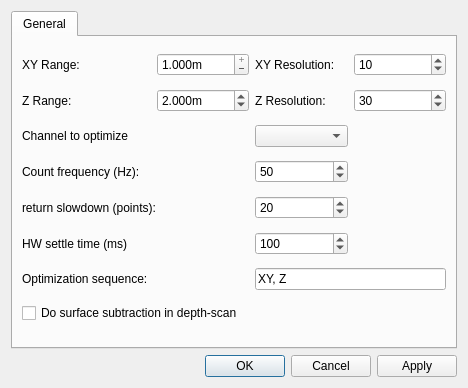
<ui version="4.0">
 <class>SettingsDialog</class>
 <widget class="QDialog" name="SettingsDialog">
  <property name="geometry">
   <rect>
    <x>0</x>
    <y>0</y>
    <width>468</width>
    <height>388</height>
   </rect>
  </property>
  <property name="sizePolicy">
   <sizepolicy hsizetype="Preferred" vsizetype="Preferred">
    <horstretch>0</horstretch>
    <verstretch>0</verstretch>
   </sizepolicy>
  </property>
  <property name="windowTitle">
   <string>qudi: Optimizer - Settings</string>
  </property>
  <layout class="QVBoxLayout" name="verticalLayout">
   <item>
    <widget class="QTabWidget" name="settings_tabWidget">
     <property name="currentIndex">
      <number>0</number>
     </property>
     <widget class="QWidget" name="tab_1">
      <attribute name="title">
       <string>General</string>
      </attribute>
      <layout class="QGridLayout" name="gridLayout">
       <item colspan="2" column="0" row="4">
        <widget class="QLabel" name="return_slow_label">
         <property name="toolTip">
          <string>Resolution (number of steps) in the return scan that occurs between each line of the XY scan.</string>
         </property>
         <property name="text">
          <string>return slowdown (points):</string>
         </property>
        </widget>
       </item>
       <item column="0" row="3">
        <widget class="QLabel" name="count_freq_label">
         <property name="toolTip">
          <string>Frequency at which the scan pixels are acquired.</string>
         </property>
         <property name="text">
          <string>Count frequency (Hz):</string>
         </property>
        </widget>
       </item>
       <item column="1" row="0">
        <widget class="ScienDSpinBox" name="xy_optimizer_range_DoubleSpinBox">
         <property name="toolTip">
          <string>&lt;html&gt;&lt;head/&gt;&lt;body&gt;&lt;p&gt;&lt;span style=" font-size:10pt;"&gt;Scan range of the optimizer in the xy area.&lt;/span&gt;&lt;/p&gt;&lt;/body&gt;&lt;/html&gt;</string>
         </property>
         <property name="buttonSymbols">
          <enum>QAbstractSpinBox::PlusMinus</enum>
         </property>
         <property name="specialValueText">
          <string />
         </property>
         <property name="suffix">
          <string>m</string>
         </property>
         <property name="decimals">
          <number>3</number>
         </property>
         <property name="maximum">
          <double>1.000000000000000</double>
         </property>
         <property name="singleStep">
          <double>0.000001000000000</double>
         </property>
         <property name="value">
          <double>1.000000000000000</double>
         </property>
        </widget>
       </item>
       <item column="2" row="0">
        <widget class="QLabel" name="xy_res_label">
         <property name="text">
          <string>XY Resolution:</string>
         </property>
        </widget>
       </item>
       <item column="0" row="0">
        <widget class="QLabel" name="xy_range_label">
         <property name="toolTip">
          <string>&lt;html&gt;&lt;head/&gt;&lt;body&gt;&lt;p&gt;&lt;br/&gt;&lt;/p&gt;&lt;/body&gt;&lt;/html&gt;</string>
         </property>
         <property name="text">
          <string>XY Range:</string>
         </property>
        </widget>
       </item>
       <item column="0" row="6">
        <widget class="QLabel" name="opt_sequence_label">
         <property name="text">
          <string>Optimization sequence: </string>
         </property>
        </widget>
       </item>
       <item column="2" row="1">
        <widget class="QLabel" name="z_res_label">
         <property name="text">
          <string>Z Resolution:</string>
         </property>
        </widget>
       </item>
       <item column="2" row="3">
        <widget class="QSpinBox" name="count_freq_SpinBox">
         <property name="toolTip">
          <string>Frequency at which the scan pixels are acquired.</string>
         </property>
         <property name="maximum">
          <number>10000</number>
         </property>
         <property name="value">
          <number>50</number>
         </property>
        </widget>
       </item>
       <item column="1" row="1">
        <widget class="ScienDSpinBox" name="z_optimizer_range_DoubleSpinBox">
         <property name="toolTip">
          <string>&lt;html&gt;&lt;head/&gt;&lt;body&gt;&lt;p&gt;&lt;span style=" font-size:10pt;"&gt;Scan range of the optimizer in the z direction.&lt;/span&gt;&lt;/p&gt;&lt;/body&gt;&lt;/html&gt;</string>
         </property>
         <property name="suffix">
          <string>m</string>
         </property>
         <property name="decimals">
          <number>3</number>
         </property>
         <property name="maximum">
          <double>5.000000000000000</double>
         </property>
         <property name="singleStep">
          <double>0.010000000000000</double>
         </property>
         <property name="value">
          <double>2.000000000000000</double>
         </property>
        </widget>
       </item>
       <item colspan="2" column="0" row="7">
        <widget class="QCheckBox" name="do_surface_subtraction_CheckBox">
         <property name="toolTip">
          <string>Perform a second depth scan displaced sideways (in X), and subtract to remove surface brightness from the optimizer depth scan.</string>
         </property>
         <property name="text">
          <string>Do surface subtraction in depth-scan</string>
         </property>
        </widget>
       </item>
       <item colspan="2" column="2" row="6">
        <widget class="QLineEdit" name="optimization_sequence_lineEdit">
         <property name="text">
          <string>XY, Z</string>
         </property>
        </widget>
       </item>
       <item column="3" row="1">
        <widget class="QSpinBox" name="z_optimizer_resolution_SpinBox">
         <property name="toolTip">
          <string>&lt;html&gt;&lt;head/&gt;&lt;body&gt;&lt;p&gt;&lt;span style=" font-size:10pt;"&gt;Specify the distance between two subsequent scanned points for optimizer z scan.&lt;/span&gt;&lt;/p&gt;&lt;/body&gt;&lt;/html&gt;</string>
         </property>
         <property name="minimum">
          <number>1</number>
         </property>
         <property name="value">
          <number>30</number>
         </property>
        </widget>
       </item>
       <item column="0" row="5">
        <widget class="QLabel" name="hw_settle_label">
         <property name="toolTip">
          <string>Settle time to let the scanning HW reach the start-point of the optimization scans.</string>
         </property>
         <property name="text">
          <string>HW settle time (ms)</string>
         </property>
        </widget>
       </item>
       <item column="2" row="5">
        <widget class="QSpinBox" name="hw_settle_time_SpinBox">
         <property name="toolTip">
          <string>Settle time to let the scanning HW reach the start-point of the optimization scans.</string>
         </property>
         <property name="maximum">
          <number>1000</number>
         </property>
         <property name="value">
          <number>100</number>
         </property>
        </widget>
       </item>
       <item column="2" row="4">
        <widget class="QSpinBox" name="return_slow_SpinBox">
         <property name="toolTip">
          <string>Resolution (number of steps) in the return scan that occurs between each line of the XY scan.</string>
         </property>
         <property name="maximum">
          <number>1000</number>
         </property>
         <property name="value">
          <number>20</number>
         </property>
        </widget>
       </item>
       <item column="0" row="1">
        <widget class="QLabel" name="z_range_label">
         <property name="text">
          <string>Z Range:</string>
         </property>
        </widget>
       </item>
       <item column="3" row="0">
        <widget class="QSpinBox" name="xy_optimizer_resolution_SpinBox">
         <property name="toolTip">
          <string>&lt;html&gt;&lt;head/&gt;&lt;body&gt;&lt;p&gt;&lt;span style=" font-size:10pt;"&gt;Specify the distance between two subsequent scanned points for optimizer in xy scan.&lt;/span&gt;&lt;/p&gt;&lt;/body&gt;&lt;/html&gt;</string>
         </property>
         <property name="minimum">
          <number>1</number>
         </property>
         <property name="value">
          <number>10</number>
         </property>
        </widget>
       </item>
       <item column="0" row="2">
        <widget class="QLabel" name="opt_channel_label">
         <property name="text">
          <string>Channel to optimize</string>
         </property>
        </widget>
       </item>
       <item column="2" row="2">
        <widget class="QComboBox" name="opt_channel_ComboBox" />
       </item>
      </layout>
     </widget>
    </widget>
   </item>
   <item>
    <widget class="QDialogButtonBox" name="buttonBox">
     <property name="locale">
      <locale country="UnitedStates" language="English" />
     </property>
     <property name="orientation">
      <enum>Qt::Horizontal</enum>
     </property>
     <property name="standardButtons">
      <set>QDialogButtonBox::Apply|QDialogButtonBox::Cancel|QDialogButtonBox::Ok</set>
     </property>
     <property name="centerButtons">
      <bool>false</bool>
     </property>
    </widget>
   </item>
  </layout>
 </widget>
 <customwidgets>
  <customwidget>
   <class>ScienDSpinBox</class>
   <extends>QDoubleSpinBox</extends>
   <header>qtwidgets.scientific_spinbox.h</header>
  </customwidget>
 </customwidgets>
 <tabstops>
  <tabstop>buttonBox</tabstop>
 </tabstops>
 <resources />
 <connections>
  <connection>
   <sender>buttonBox</sender>
   <signal>accepted()</signal>
   <receiver>SettingsDialog</receiver>
   <slot>accept()</slot>
   <hints>
    <hint type="sourcelabel">
     <x>257</x>
     <y>224</y>
    </hint>
    <hint type="destinationlabel">
     <x>157</x>
     <y>274</y>
    </hint>
   </hints>
  </connection>
  <connection>
   <sender>buttonBox</sender>
   <signal>rejected()</signal>
   <receiver>SettingsDialog</receiver>
   <slot>reject()</slot>
   <hints>
    <hint type="sourcelabel">
     <x>325</x>
     <y>224</y>
    </hint>
    <hint type="destinationlabel">
     <x>286</x>
     <y>274</y>
    </hint>
   </hints>
  </connection>
 </connections>
</ui>
